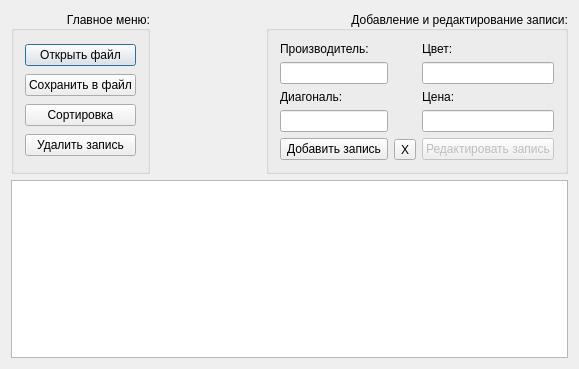
<?xml version="1.0" encoding="UTF-8"?>
<ui version="4.0">
 <class>Dialog</class>
 <widget class="QDialog" name="Dialog">
  <property name="windowModality">
   <enum>Qt::NonModal</enum>
  </property>
  <property name="geometry">
   <rect>
    <x>0</x>
    <y>0</y>
    <width>579</width>
    <height>369</height>
   </rect>
  </property>
  <property name="contextMenuPolicy">
   <enum>Qt::ActionsContextMenu</enum>
  </property>
  <property name="windowTitle">
   <string>Dialog</string>
  </property>
  <layout class="QVBoxLayout" name="verticalLayout_4">
   <item>
    <layout class="QHBoxLayout" name="layout_menu">
     <item>
      <widget class="QGroupBox" name="gbMenu">
       <property name="title">
        <string>Главное меню:</string>
       </property>
       <property name="alignment">
        <set>Qt::AlignRight|Qt::AlignTrailing|Qt::AlignVCenter</set>
       </property>
       <property name="checkable">
        <bool>false</bool>
       </property>
       <layout class="QVBoxLayout" name="verticalLayout">
        <item>
         <widget class="QPushButton" name="btOpen">
          <property name="text">
           <string>Открыть файл</string>
          </property>
         </widget>
        </item>
        <item>
         <widget class="QPushButton" name="btSave">
          <property name="text">
           <string>Сохранить в файл</string>
          </property>
         </widget>
        </item>
        <item>
         <widget class="QPushButton" name="btSort">
          <property name="text">
           <string>Сортировка</string>
          </property>
         </widget>
        </item>
        <item>
         <widget class="QPushButton" name="btDeleteItem">
          <property name="text">
           <string>Удалить запись</string>
          </property>
         </widget>
        </item>
       </layout>
      </widget>
     </item>
     <item>
      <spacer name="horizontalSpacer">
       <property name="orientation">
        <enum>Qt::Horizontal</enum>
       </property>
       <property name="sizeHint" stdset="0">
        <size>
         <width>40</width>
         <height>20</height>
        </size>
       </property>
      </spacer>
     </item>
     <item>
      <widget class="QGroupBox" name="gbAdd">
       <property name="title">
        <string>Добавление и редактирование записи:</string>
       </property>
       <property name="alignment">
        <set>Qt::AlignRight|Qt::AlignTrailing|Qt::AlignVCenter</set>
       </property>
       <layout class="QHBoxLayout" name="horizontalLayout">
        <item>
         <layout class="QVBoxLayout" name="verticalLayout_2">
          <item>
           <widget class="QLabel" name="laCompany">
            <property name="text">
             <string>Производитель:</string>
            </property>
           </widget>
          </item>
          <item>
           <widget class="QLineEdit" name="edCompany"/>
          </item>
          <item>
           <widget class="QLabel" name="laDiagonal">
            <property name="text">
             <string>Диагональ:</string>
            </property>
           </widget>
          </item>
          <item>
           <widget class="QLineEdit" name="edDiagonal"/>
          </item>
          <item>
           <widget class="QPushButton" name="btCreateItem">
            <property name="text">
             <string>Добавить запись</string>
            </property>
           </widget>
          </item>
         </layout>
        </item>
        <item>
         <layout class="QVBoxLayout" name="verticalLayout_5">
          <item>
           <spacer name="verticalSpacer">
            <property name="orientation">
             <enum>Qt::Vertical</enum>
            </property>
            <property name="sizeHint" stdset="0">
             <size>
              <width>20</width>
              <height>40</height>
             </size>
            </property>
           </spacer>
          </item>
          <item>
           <widget class="QToolButton" name="toolButton">
            <property name="text">
             <string>X</string>
            </property>
           </widget>
          </item>
         </layout>
        </item>
        <item>
         <layout class="QVBoxLayout" name="verticalLayout_3">
          <item>
           <widget class="QLabel" name="laColor">
            <property name="text">
             <string>Цвет:</string>
            </property>
           </widget>
          </item>
          <item>
           <widget class="QLineEdit" name="edColor"/>
          </item>
          <item>
           <widget class="QLabel" name="laCost">
            <property name="text">
             <string>Цена:</string>
            </property>
           </widget>
          </item>
          <item>
           <widget class="QLineEdit" name="edCost"/>
          </item>
          <item>
           <widget class="QPushButton" name="btEdit">
            <property name="enabled">
             <bool>false</bool>
            </property>
            <property name="text">
             <string>Редактировать запись</string>
            </property>
           </widget>
          </item>
         </layout>
        </item>
       </layout>
      </widget>
     </item>
    </layout>
   </item>
   <item>
    <widget class="QTableWidget" name="tableTV">
     <property name="inputMethodHints">
      <set>Qt::ImhNone</set>
     </property>
     <property name="sortingEnabled">
      <bool>false</bool>
     </property>
    </widget>
   </item>
  </layout>
 </widget>
 <layoutdefault spacing="6" margin="11"/>
 <resources/>
 <connections/>
</ui>
